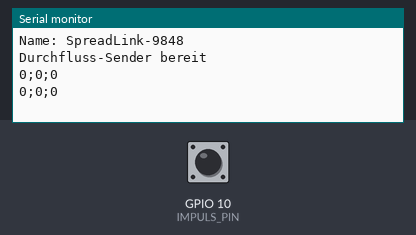
A sketch run on a simulated Seeed XIAO ESP32-C3. On the bench: the last lines printed to the serial monitor. Inputs (shaded band) come from the test bench; at power-on: GPIO 10 (IMPULS_PIN) HIGH. Nothing arrives over Bluetooth unless stated; a phone connects over Bluetooth LE 3 s after start.

Above: at 1.2 s.
1.3 s: GPIO 10 (IMPULS_PIN) pulled LOW for 0.15 s
At 2.7 s:
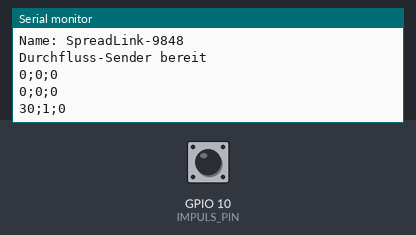
2.9 s: GPIO 10 (IMPULS_PIN) pulled LOW for 1 s
At 3.7 s:
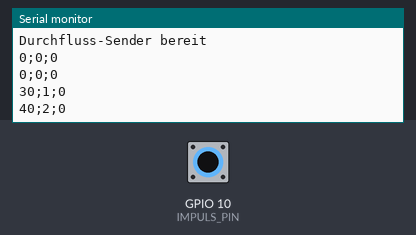
5.4 s: GPIO 10 (IMPULS_PIN) pulled LOW for 0.15 s
At 6.8 s:
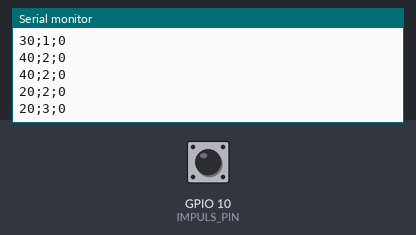
Timing chart, 0 to 8.4 s (numbered marks = the images above; inputs shaded):
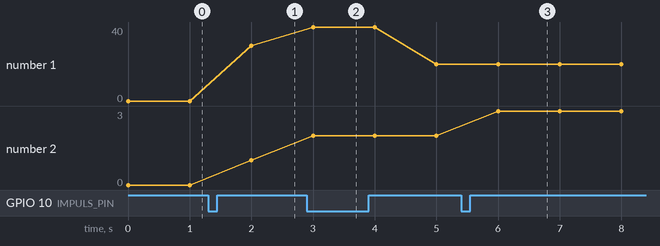

Measured:
- after the input at 1.3 s, the serial monitor: prints a new line after 0.70 s (image 1)
- after the input at 2.9 s, the serial monitor: prints a new line after 0.10 s (image 2)
- after the input at 5.4 s, the serial monitor: prints a new line after 0.60 s (image 3)
- plotted number 1: 0 → 30 after the input at 1.3 s
- plotted number 2: 0 → 1 after the input at 1.3 s, 1 → 2 after the input at 2.9 s, 2 → 3 after the input at 5.4 s

The sketch:

durchfluss_ble.ino
```cpp
// Durchfluss-Sender Güllefass – Arm Eggiwil AG
//
// VERALTET: sendet unverschlüsselt und wird von der App nicht mehr angenommen – aktuell ist
// durchfluss_ble_nrf52 (XIAO nRF52840, verschlüsselt).
//
// Zählt die Impulse des KROHNE OPTIFLUX 1000 (Impulsausgang 12 V DC, 1 Impuls = 1 Liter)
// und sendet jede Sekunde den Durchfluss per Bluetooth Low Energy an die Karten-Seite.
//
// Hardware: Seeed XIAO ESP32-C3 auf der Trägerplatine (siehe PLATINE.md), Impuls über Optokoppler an D10 (GPIO10).
//           D10 ist kein Strapping-Pin und hat beim Start keine Sonderfunktion.
// Software: Arduino IDE mit «esp32 by Espressif Systems» (Boardverwalter), Board «XIAO_ESP32C3».
//           Keine weiteren Bibliotheken nötig.
//
// Gesendeter Wert (Text): "<Liter pro Minute>;<Liter gesamt seit Einschalten>;<Schwankung ± m³/h>", z. B. "2950;18420;3"
// Die Schwankung kommt aus den Abständen der einzelnen Impulse in der letzten Sekunde (Erkennung «Ausblasen»).

#include <BLEDevice.h>
#include <BLEServer.h>
#include <BLE2902.h>

// ---------- Einstellungen ----------
const int      IMPULS_PIN       = 10;    // Optokoppler-Ausgang an XIAO-Pin D10 (= GPIO10)
const float    LITER_PRO_IMPULS = 1.0;   // am Messumformer eingestellt: 1 Impuls = 1 Liter
const uint32_t ENTPRELL_US      = 2000;  // Impulse kürzer als 2 ms Abstand ignorieren (max. 500 l/s)
const uint32_t FENSTER_MS       = 3000;  // Durchfluss = Mittelwert über die letzten 3 Sekunden
const uint32_t SLOT_MS          = 250;

// Bluetooth-Name «SpreadLink-1234»: Nummer aus der einmaligen MAC-Adresse des Chips
#define NAMENSTEIL   "SpreadLink-"
#define SERVICE_UUID "6b1f0001-4a3b-4d52-9a2e-3c1d5e7f8a90"
#define WERT_UUID    "6b1f0002-4a3b-4d52-9a2e-3c1d5e7f8a90"

// ---------- Impulse zählen ----------
volatile uint32_t impulse = 0;
volatile uint32_t letzterImpulsUs = 0;
const int NZEIT = 256;                       // Zeitpunkte der letzten Impulse (reicht bis ca. 900 m³/h)
volatile uint32_t impulsZeit[NZEIT];

void IRAM_ATTR beiImpuls() {
  uint32_t jetzt = micros();
  if (jetzt - letzterImpulsUs >= ENTPRELL_US) {
    impulsZeit[impulse % NZEIT] = jetzt;
    impulse++;
    letzterImpulsUs = jetzt;
  }
}

uint32_t leseImpulse() {
  return impulse;  // 32-Bit-Lesen ist auf dem ESP32-C3 atomar
}

// Schwankung des Durchflusses in der letzten Sekunde, in ± m³/h (halbe Spanne zwischen 10 % und 90 %)
float schwankung() {
  static float q[NZEIT];
  uint32_t n = leseImpulse(), jetzt = micros();
  int k = 0;
  for (int32_t j = 0; j < NZEIT - 2 && (int32_t)n - 1 - j >= 1; j++) {
    uint32_t i = n - 1 - j;
    uint32_t t1 = impulsZeit[i % NZEIT], t0 = impulsZeit[(i - 1) % NZEIT];
    if (jetzt - t0 > 1000000UL) break;
    uint32_t d = t1 - t0;
    if (d > 0) q[k++] = 3.6e6f * LITER_PRO_IMPULS / d;
  }
  if (k < 4) return 0;
  for (int a = 1; a < k; a++) { float v = q[a]; int b = a - 1; while (b >= 0 && q[b] > v) { q[b + 1] = q[b]; b--; } q[b + 1] = v; }
  return (q[k * 9 / 10] - q[k / 10]) / 2;
}

// ---------- Bluetooth ----------
BLECharacteristic *wert = nullptr;
bool verbunden = false;

class Verbindung : public BLEServerCallbacks {
  void onConnect(BLEServer *s) override { verbunden = true; }
  void onDisconnect(BLEServer *s) override {
    verbunden = false;
    BLEDevice::startAdvertising();  // wieder sichtbar für das Handy
  }
};

// ---------- Ringpuffer für den Mittelwert ----------
const int SLOTS = FENSTER_MS / SLOT_MS + 1;
uint32_t zaehler[SLOTS];
uint32_t zeit[SLOTS];
int pos = 0;
bool voll = false;

void setup() {
  Serial.begin(115200);
  pinMode(IMPULS_PIN, INPUT_PULLUP);
  attachInterrupt(digitalPinToInterrupt(IMPULS_PIN), beiImpuls, FALLING);

  char geraetename[24];
  uint64_t mac = ESP.getEfuseMac();
  snprintf(geraetename, sizeof(geraetename), NAMENSTEIL "%04u", (unsigned)((uint32_t)(mac ^ (mac >> 32)) % 10000));
  BLEDevice::init(geraetename);
  Serial.print("Name: ");
  Serial.println(geraetename);
  BLEServer *server = BLEDevice::createServer();
  server->setCallbacks(new Verbindung());
  BLEService *dienst = server->createService(SERVICE_UUID);
  wert = dienst->createCharacteristic(WERT_UUID, BLECharacteristic::PROPERTY_READ | BLECharacteristic::PROPERTY_NOTIFY);
  wert->addDescriptor(new BLE2902());
  wert->setValue("0;0");
  dienst->start();

  BLEAdvertising *werbung = BLEDevice::getAdvertising();
  werbung->addServiceUUID(SERVICE_UUID);
  werbung->setScanResponse(true);
  BLEDevice::startAdvertising();

  zaehler[0] = 0;
  zeit[0] = millis();
  pos = 1;
  Serial.println("Durchfluss-Sender bereit");
}

uint32_t naechsterSlot = 0;
uint32_t naechsteMeldung = 0;

void loop() {
  uint32_t ms = millis();

  if ((int32_t)(ms - naechsterSlot) >= 0) {
    naechsterSlot = ms + SLOT_MS;
    zaehler[pos] = leseImpulse();
    zeit[pos] = ms;
    pos = (pos + 1) % SLOTS;
    if (pos == 0) voll = true;
  }

  if ((int32_t)(ms - naechsteMeldung) >= 0) {
    naechsteMeldung = ms + 1000;
    uint32_t n = leseImpulse();
    int alt = voll ? pos : 0;                 // ältester Eintrag im Puffer
    uint32_t dt = ms - zeit[alt];
    float lmin = dt > 0 ? (n - zaehler[alt]) * LITER_PRO_IMPULS * 60000.0f / dt : 0;

    char text[32];
    snprintf(text, sizeof(text), "%.0f;%lu;%.0f", lmin, (unsigned long)(n * LITER_PRO_IMPULS), schwankung());
    wert->setValue(text);
    if (verbunden) wert->notify();
    Serial.println(text);
  }
}
```
